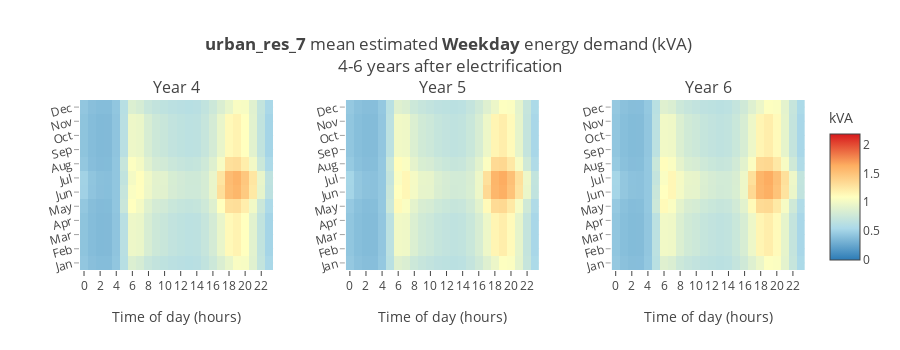

Source (notebook cell):
### Code cell
exc.plotExpHourlyProfiles('urban_res_7', 'Weekday', yearstart=4, yearend=6)

### Figure 1 — Plotly figure (JSON) as saved in the notebook; plotly's stock layout.template omitted (floating-point values rounded to 4 significant figures; data arrays with more than 128 entries replaced by an {"elided": "..."} marker saying what was removed)
{"data": [{"colorbar": {"len": 1, "title": "kVA", "yanchor": "middle"}, "colorscale": [[0, "rgb(215,25,28)"], [0.25, "rgb(253,174,97)"], [0.5, "rgb(255,255,191)"], [0.75, "rgb(171,217,233)"], [1, "rgb(44,123,182)"]], "hoverinfo": "text", "reversescale": true, "showscale": true, "text": {"elided": "12x24 str values"}, "type": "heatmap", "x": {"elided": "288 int values"}, "xaxis": "x1", "y": {"elided": "288 int values"}, "yaxis": "y1", "z": {"elided": "288 float values"}, "zmax": 2.18, "zmin": 0}, {"colorbar": {"len": 1, "title": "kVA", "yanchor": "middle"}, "colorscale": [[0, "rgb(215,25,28)"], [0.25, "rgb(253,174,97)"], [0.5, "rgb(255,255,191)"], [0.75, "rgb(171,217,233)"], [1, "rgb(44,123,182)"]], "hoverinfo": "text", "reversescale": true, "showscale": false, "text": {"elided": "12x24 str values"}, "type": "heatmap", "x": {"elided": "288 int values"}, "xaxis": "x2", "y": {"elided": "288 int values"}, "yaxis": "y2", "z": {"elided": "288 float values"}, "zmax": 2.18, "zmin": 0}, {"colorbar": {"len": 1, "title": "kVA", "yanchor": "middle"}, "colorscale": [[0, "rgb(215,25,28)"], [0.25, "rgb(253,174,97)"], [0.5, "rgb(255,255,191)"], [0.75, "rgb(171,217,233)"], [1, "rgb(44,123,182)"]], "hoverinfo": "text", "reversescale": true, "showscale": false, "text": {"elided": "12x24 str values"}, "type": "heatmap", "x": {"elided": "288 int values"}, "xaxis": "x3", "y": {"elided": "288 int values"}, "yaxis": "y3", "z": {"elided": "288 float values"}, "zmax": 2.18, "zmin": 0}], "layout": {"annotations": [{"font": {"size": 16}, "showarrow": false, "text": "Year 4", "x": 0.1333, "xanchor": "center", "xref": "paper", "y": 1, "yanchor": "bottom", "yref": "paper"}, {"font": {"size": 16}, "showarrow": false, "text": "Year 5", "x": 0.5, "xanchor": "center", "xref": "paper", "y": 1, "yanchor": "bottom", "yref": "paper"}, {"font": {"size": 16}, "showarrow": false, "text": "Year 6", "x": 0.8667, "xanchor": "center", "xref": "paper", "y": 1, "yanchor": "bottom", "yref": "paper"}], "height": 350, "showlegend": false, "title": "<b>urban_res_7</b> mean estimated <b>Weekday</b> energy demand (kVA) <br />4-6 years after electrification", "xaxis1": {"anchor": "y1", "domain": [0, 0.2667], "tickvals": [0, 2, 4, 6, 8, 10, 12, 14, 16, 18, 20, 22], "title": "Time of day (hours)"}, "xaxis2": {"anchor": "y2", "domain": [0.3667, 0.6333], "tickvals": [0, 2, 4, 6, 8, 10, 12, 14, 16, 18, 20, 22], "title": "Time of day (hours)"}, "xaxis3": {"anchor": "y3", "domain": [0.7333, 1], "tickvals": [0, 2, 4, 6, 8, 10, 12, 14, 16, 18, 20, 22], "title": "Time of day (hours)"}, "yaxis1": {"anchor": "x1", "domain": [0, 1], "tickangle": -15, "ticktext": ["Jan", "Feb", "Mar", "Apr", "May", "Jun", "Jul", "Aug", "Sep", "Oct", "Nov", "Dec"], "tickvals": [1, 2, 3, 4, 5, 6, 7, 8, 9, 10, 11, 12], "tickwidth": 0.5, "type": "category"}, "yaxis2": {"anchor": "x2", "domain": [0, 1], "tickangle": -15, "ticktext": ["Jan", "Feb", "Mar", "Apr", "May", "Jun", "Jul", "Aug", "Sep", "Oct", "Nov", "Dec"], "tickvals": [1, 2, 3, 4, 5, 6, 7, 8, 9, 10, 11, 12], "tickwidth": 0.5, "type": "category"}, "yaxis3": {"anchor": "x3", "domain": [0, 1], "tickangle": -15, "ticktext": ["Jan", "Feb", "Mar", "Apr", "May", "Jun", "Jul", "Aug", "Sep", "Oct", "Nov", "Dec"], "tickvals": [1, 2, 3, 4, 5, 6, 7, 8, 9, 10, 11, 12], "tickwidth": 0.5, "type": "category"}}}
